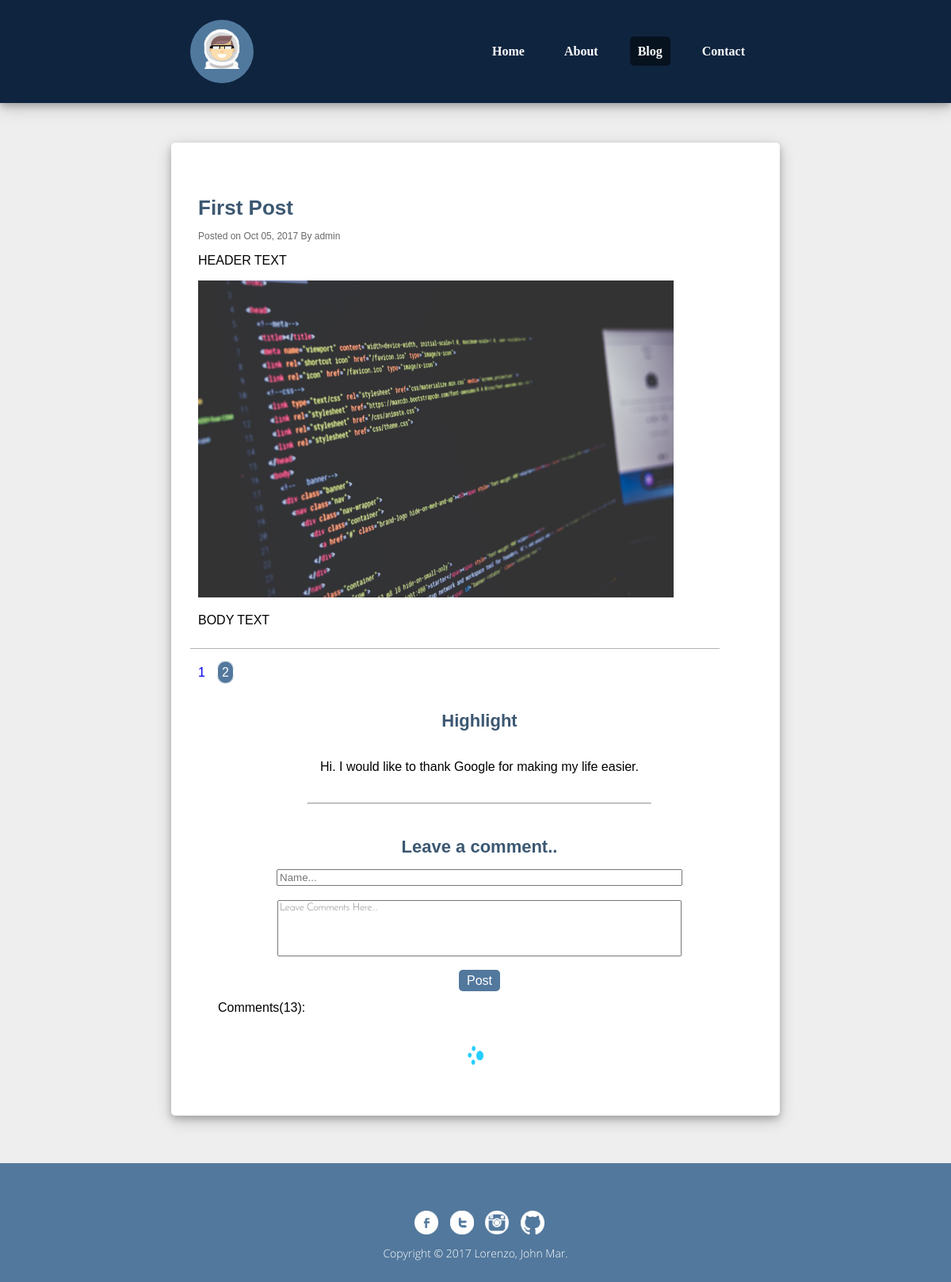
Screenshot of /blog.php?page=2 with the database file from the repository.
### tables this page shows
CREATE TABLE `blogcontent` (
  `blogNo` int(11) NOT NULL,
  `blogTitle` varchar(2000) NOT NULL,
  `blogHeaderText` varchar(2000) NOT NULL,
  `blogImage` varchar(3000) NOT NULL,
  `blogBodyText` varchar(2000) NOT NULL,
  `createdBy` varchar(2000) NOT NULL,
  `blogCategory` varchar(2000) NOT NULL,
  `blogURL` varchar(3000) NOT NULL,
  `dateAdded` datetime NOT NULL DEFAULT CURRENT_TIMESTAMP,
  `blogVisibility` varchar(50) NOT NULL
);

### blog.php (the view, shortened to what this page needs)
<?php
  include_once('dbconfig.php');
?>
<!DOCTYPE html>
<html>
<head>
</head>
<body>
  <div class="blog-container-modResp">
    <div class="blog-header-container-modResp">
      <div class="blog-head-content-modResp">
        <a href="index.php"><img src="Image/Johnmar.png" class="blog-img-icon-modResp"/></a>
        <div class="blog-navigation-modResp">
          <ul>
            <li><a href="index.php">Home</a></li>
            <li><a href="about.php">About</a></li>
            <li><a href="blog.php" class="blog-link-active-modResp" id="blog-link-active-modResp">Blog</a></li>
            <li><a href="contact.php">Contact</a></li>
          </ul>
        </div>
      </div>
    </div>
    <div class="blog-main-container-modResp">
      <div class="blog-main-content-modResp">
        <div class="blog-sections-modResp">
          <?php
              $results_per_page = 3;
          		$page = 1;
          		if (isset($_GET["page"])) { $page  = $_GET["page"]; } else { $page=1; };
          		$start_from = ($page-1)* $results_per_page;
          		$sql = "SELECT * FROM blogcontent WHERE blogVisibility = 'true' ORDER BY dateAdded DESC LIMIT $start_from, ". $results_per_page;
          		$res = $conn->query($sql);
              if($res->num_rows > 0){
      				while($row = $res->fetch_assoc()){
      					?>
      					<section class="section-container-modResp">
      						<?Php
                  $blogTitle = $row["blogTitle"];
                  $blogCreator = $row["createdBy"];
                  $blogheaderText = $row["blogHeaderText"];
                  $blogDate = date("M d, Y",strtotime($row["dateAdded"]));
                  $blogBodyText = $row["blogBodyText"];
                  $blogURL = $row["blogURL"];
                  ?>
                  <div class="section-header-container-modResp">
                    <a target="_blank" href="<?Php echo $blogURL; ?>" id="bloglink-modResp"><h1 class="section-title-modResp"><?Php echo $blogTitle; ?></h1></a>
                    <p class="section-graytext-modResp">Posted on <?Php echo $blogDate; ?> By <?Php echo $blogCreator; ?></p>
                  </div>
                  <div class="section-maincontent-container-modResp">
                    <p class="section-headertext-modResp"><?Php echo $blogheaderText; ?></p>
        						<div class="section-img-container-modResp">
                      <img src="blogImage\<?Php $img = $row["blogImage"]; if(strpos($img, 'JPG') || strpos($img, 'png') || strpos($img, 'jpeg') || strpos($img, 'gif') || strpos($img, 'jpg')){echo "$img";} else{ echo"Noimage.jpg";} ?>" alt="No image" id="blogImage-modResp">
                    </div>
                    <div class="section-bodyText-modResp">
                      <p class="bodyText-modResp"><?Php echo $blogBodyText; ?></p>
                    </div>
                  </div>
                </section>
            <?Php }} ?>
            <ul class="section-pagination-modResp">
            <?Php
      			$sqlCountBlogs = "SELECT COUNT(blogNo) AS total FROM blogcontent WHERE blogVisibility='true'";
      			$result = $conn->query($sqlCountBlogs);
      			$row = $result->fetch_assoc();
      			$total_pages = ceil($row["total"] / $results_per_page);
        			for($i = 1; $i <= $total_pages; $i++){
              ?>
                  <li><a href="<?Php echo "blog.php?page=" . $i; ?>" id="pagination-modResp"
                  <?Php if($i==$page) echo " class='pagination-current-modResp'" ?> ><?Php echo $i; ?></a></li>
              <?Php
        			}
              $sqlCountComments = "SELECT * from comments";
              $result = $conn->query($sqlCountComments);
              $numberOfComments = $result->num_rows;
      		  ?>
            </ul>
        </div>
        <div class="blog-sidesection-modResp">
            <div class="sidesection-container-modResp">
              <h1 class="sidesection-headertext-modResp">Highlight</h1>
              <p class="sidesection-normaltext-modResp">Hi. I would like to thank Google for making my life easier. </p>
              <hr style="width: 60%;"/><br />
              <div class="sidesection-comments-container-modResp">
                <div class="comments-container-sidesection-modResp">
                  <h1 class="sidesection-headertext-modResp">Leave a comment..</h1>
                  <form name="form_comments" class="form-comments-blog">
                  	<input type="text" name="name" placeholder="Name..." id="input-comments-modResp"/></br></br>
                      <textarea name="comments" placeholder="Leave Comments Here..." id="textarea-comments-modResp" rows="5" onKeyDown="charLimit(this.form.comments,this.form.countdown,100);"></textarea></br></br>
                      <a href="#" onClick="commentSubmit()" class="button-comment-modResp">Post</a></br>
                  </form>
                </div>
                <p style="text-align: left; margin-left: 30px;">Comments(<?Php echo $numberOfComments; ?>): </p>
                <div id="comments-sidesection-modResp">
                  <br />
                  <img src="Image/load.gif" style="width: 35px; height: 35px;"/>
                </div>
              </div>
            </div>
        </div>
      </div>
    </div>
    <div class="footer-about-modResp">
      <div class="footer-about-cont-modResp">
        <center>
          <div class="footer-about-links-modResp">
            <div class="footer-socialmedias-modResp">
              <a target="_blank" href="https://www.facebook.com/lorenzojohnmar565" class="footer-socmedia-modResp"><img src="Image/fb.png" /></a>
              <a target="_blank" href="https://twitter.com/Lorenzoids" class="footer-socmedia-modResp"><img src="Image/twitter.png" /></a>
              <a target="_blank" href="" class="footer-socmedia-modResp"><img src="Image/instag.png" /></a>
              <a target="_blank" href="https://github.com/dotlenter" class="footer-socmedia-modResp"><img src="Image/github.png" /></a>
            </div>
          </div>
        </center>
          <p class="footer-about-bottomcopyright-modResp">
            Copyright © 2017 Lorenzo, John Mar.
          </p>
      </div>
    </div>
  </div>
</body>
</html>

### rows the page displays
blogcontent: blogTitle "First Post", dateAdded "Oct 05, 2017", createdBy "admin", blogHeaderText "HEADER TEXT", blogImage (picture), blogBodyText "BODY TEXT"

### other values shown
$numberOfComments "13"
